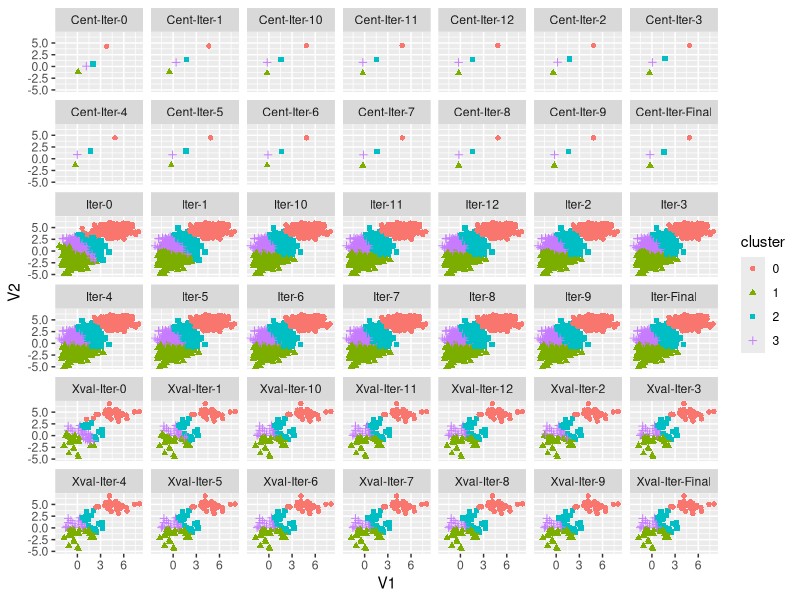

This figure's R source: (Note: this script raises an error after producing the figure.)
#!/usr/bin/env Rscript

library(ggplot2)
library(gridExtra)
library(reshape2)

X <- read.delim("./output/result.csv", sep=",", header=FALSE)
X$cluster <- as.factor(X$V3)
summary(X)
p <-ggplot(data=X) + 
	geom_point(aes(V1, V2, shape = cluster, color = cluster)) + 
	facet_wrap( ~ V4) +
ggsave(file="./img/iters.png", width=8, height=8, dpi=100)

Y <- read.delim("./output/error.csv", sep=",", header=FALSE)
#summary(Y)
colnames(Y) <- c("Iteration","TrainErr","XValidErr")
YY <- melt(Y, id=("Iteration"))
summary(YY)
p1 <-ggplot(data=YY) +
	geom_point(aes(Iteration,value, color=variable)) +
	geom_line(aes(Iteration, value, color=variable)) +
	scale_y_log10() +
	ylab("Normalized Error") 
ggsave(file="./img/error.png", width=4, height=4, dpi=100)
